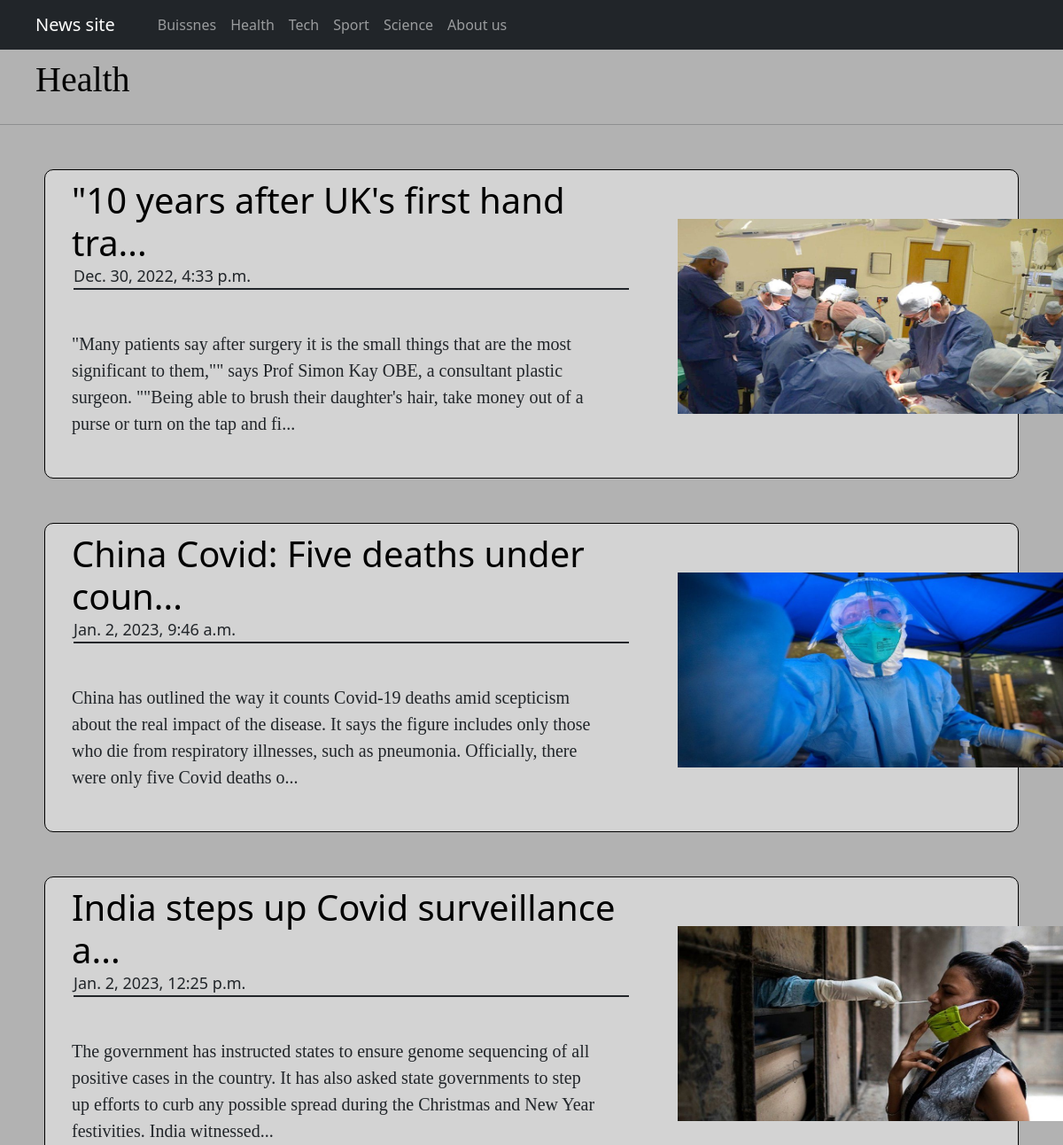
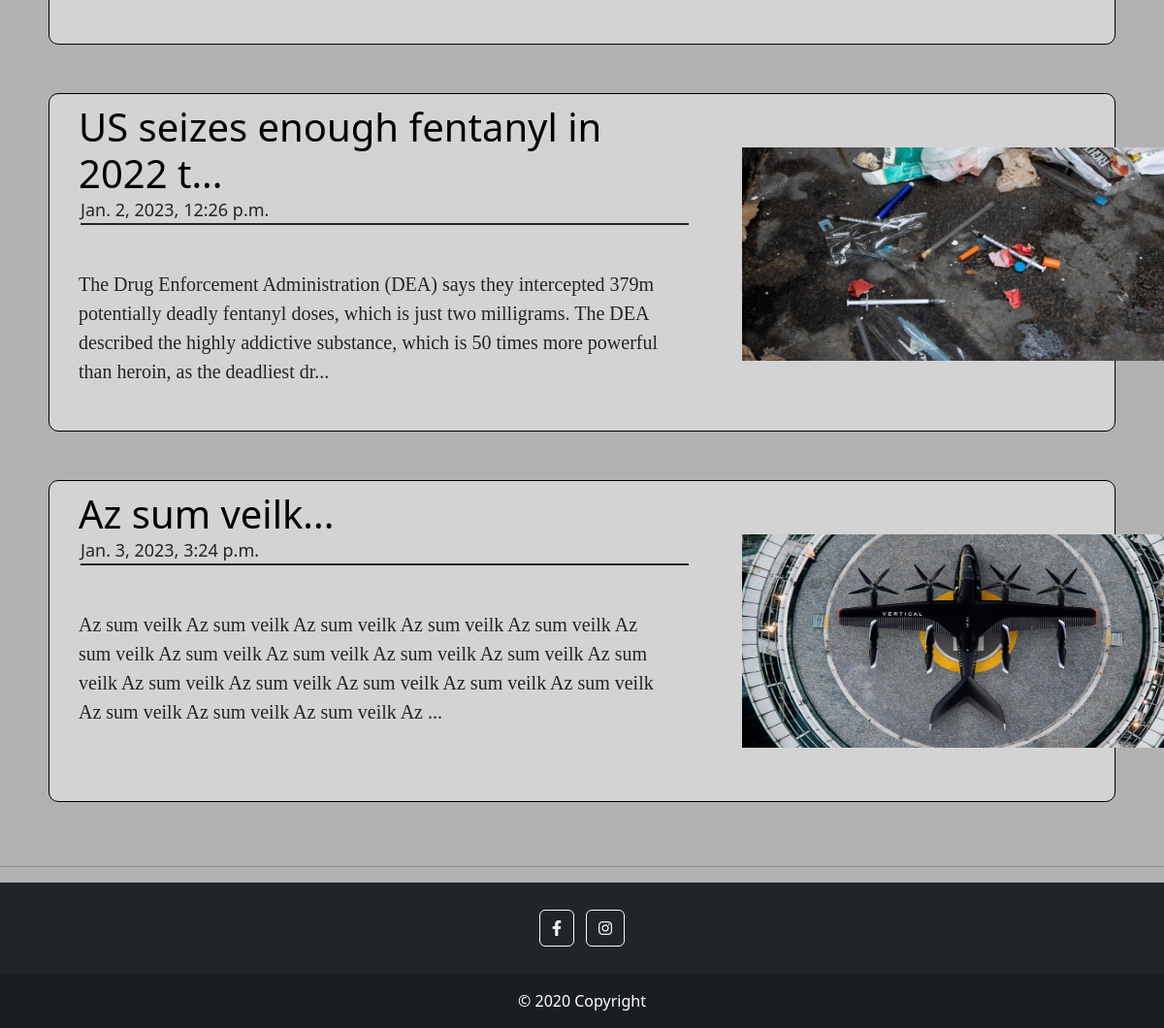
Screenshot of /health with the database file from the repository (2 pictures, top to bottom).
### news/models.py (models this page shows, shortened)
class Health_news(models.Model):
    title = models.CharField(max_length=250, null=False)
    content = models.TextField(max_length=10000, null=False)
    time = models.DateTimeField(auto_now_add=True)
    custom_filename = models.CharField(max_length=250, null=False, default="default")
    img = models.ImageField(
        upload_to=generate_image_filename_01, default="static/health_images/default.jpg"
    )

### news/views.py (the view)
# urls.py: path("health", views.health, name="health"),
def health(request):
    health_info = Health_news.objects.all()
    paginator = Paginator(health_info, 5)
    page = request.GET.get("page")
    health_info = paginator.get_page(page)
    return render(
        request,
        "news/health.html",
        {"health_info": health_info},
    )

### news/templates/news/health.html (shortened to what this page needs)
{% extends 'news/main.html' %} {%block content%} {% load static %}
<h1 class="hhh">Health</h1>
<hr />
{% for i in health_info %}
<div class="inside">
	<div class="content-and-images">
		<div class="content">
			<h1>
				<a class="title" href="{% url 'article_health' news_id=i.id %}"
					>{{i.title|slice:':35'}}...</a
				>
			</h1>
			<ul class="post-info">
				<li class="time">{{i.time}}</li>
			</ul>
			<p class="para">{{ i.content|slice:':250' }}...</p>
		</div>
		<div class="images">
			<img
				src="{% static 'health_images/'|add:i.custom_filename|add:'.jpg' %}"
				alt="A description of the
            image"
				style="width: 450px; height: 220px"
			/>
		</div>
	</div>
</div>
{%endfor%}
{%endblock%}

### news/templates/news/health.html (style rules this page uses)
.hhh { margin: 0 30px; color: black; font-family: Ariel; }
body { padding: 0; margin: 0; background-color: rgba(102, 102, 102, 0.5); }
h1 { padding: 10px; color: black; text-align: left; }
p { padding: 30px; text-align: cenert; font-family: verdana; font-size: 20px; }
li { list-style-type: none; }
a { color: black; text-decoration: none; }
.title { padding-left: 20px; display: block; margin: 0; }
.time { margin: 0; margin-top: -1em; border-bottom: 2px solid; }
.inside { margin: 0 50px; }
.content-and-images { margin: 50px 0; display: flex; flex-wrap: wrap; background: lightgray; border: 1px solid black; border-radius: 10px; font-size: 18px; }
.content { width: 60%; }
.images { padding: 55px; width: 40%; flex-wrap: wrap; justify-content: space-between; }

### rows the page displays
Health_news: title "\"10 years after UK's first hand tra", time "Dec. 30, 2022, 4:33 p.m.", content "\"Many patients say after surgery it is the small things that are the most significant to them,\"\" says Prof Simon Kay OBE, a consultant plastic surgeon. \"\"Being able to brush their daughter's hair, take money out of a purse or turn on the tap and fi", custom_filename (picture)
Health_news: title "China Covid: Five deaths under coun", time "Jan. 2, 2023, 9:46 a.m.", content "China has outlined the way it counts Covid-19 deaths amid scepticism about the real impact of the disease. It says the figure includes only those who die from respiratory illnesses, such as pneumonia. Officially, there were only five Covid deaths o", custom_filename (picture)
Health_news: title "India steps up Covid surveillance a", time "Jan. 2, 2023, 12:25 p.m.", content "The government has instructed states to ensure genome sequencing of all positive cases in the country. It has also asked state governments to step up efforts to curb any possible spread during the Christmas and New Year festivities. India witnessed", custom_filename (picture)
Health_news: title "US seizes enough fentanyl in 2022 t", time "Jan. 2, 2023, 12:26 p.m.", content "The Drug Enforcement Administration (DEA) says they intercepted 379m potentially deadly fentanyl doses, which is just two milligrams. The DEA described the highly addictive substance, which is 50 times more powerful than heroin, as the deadliest dr", custom_filename (picture)
Health_news: title "Az sum veilk", time "Jan. 3, 2023, 3:24 p.m.", content "Az sum veilk Az sum veilk Az sum veilk Az sum veilk Az sum veilk Az sum veilk Az sum veilk Az sum veilk Az sum veilk Az sum veilk Az sum veilk Az sum veilk Az sum veilk Az sum veilk Az sum veilk Az sum veilk Az sum veilk Az sum veilk Az sum veilk Az", custom_filename (placeholder picture)
